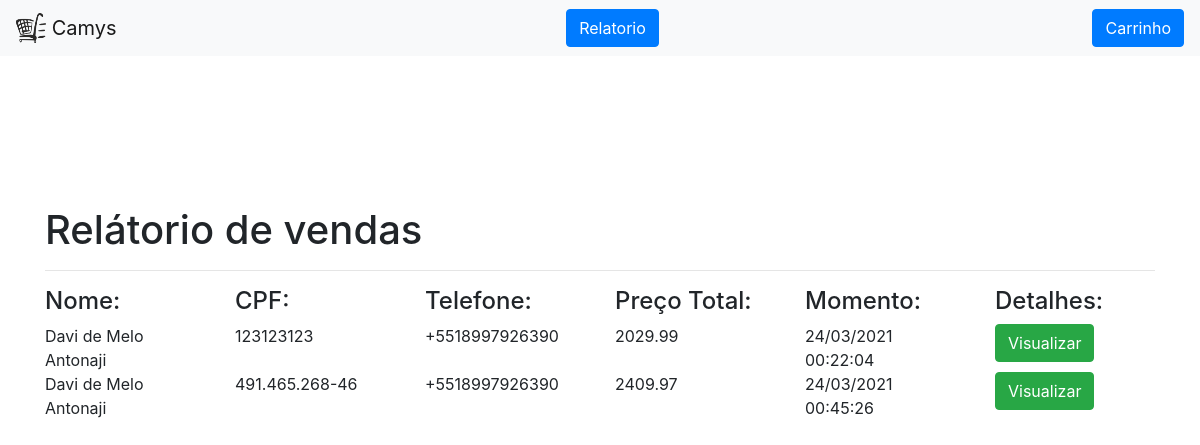
Page /relatorio.php on the committed database.
### tables this page shows
CREATE TABLE `vendas` (
  `venda_id` int(11) NOT NULL,
  `carrinho_id` int(11) NOT NULL,
  `momento` datetime NOT NULL,
  `preco_total` double NOT NULL
);

CREATE TABLE `carrinhos` (
  `carrinho_id` int(11) NOT NULL,
  `carrinho_nome` text NOT NULL,
  `carrinho_tel` text NOT NULL,
  `carrinho_cpf` text NOT NULL
);

### relatorio.php (the view, shortened to what this page needs)
<!doctype html>
<html>
    <head>
        <link rel="stylesheet" href="style.css">
    <link rel="stylesheet" href="https://stackpath.bootstrapcdn.com/bootstrap/4.3.1/css/bootstrap.min.css">
    </head>
    <body>
    <?php include "header.php" ?>
    <div class="container-fluid header">
               <div class="container" style="margin-top:150px;">
               <h1>Relátorio de vendas</h1>
               <hr>
               <div class="row">
               <div class="col-md-2">
               <h4>Nome:</h4>
               </div>
               <div class="col-md-2">
                <h4> CPF:</h4>
               </div>
               <div class="col-md-2">
               <h4>Telefone:</h4>
               </div>
                <div class="col-md-2">
                <h4>Preço Total:</h4>
                </div>
                <div class="col-md-2">
                <h4>Momento:</h4>
                </div>
                <div class="col-md-2">
                <h4> Detalhes:</h4>
                </div>
               <?php
           include "controllers/Connection.php";
           $sql = "SELECT vendas.venda_id, vendas.carrinho_id, vendas.momento,vendas.preco_total, carrinhos.carrinho_nome,carrinhos.carrinho_tel,carrinhos.carrinho_cpf FROM vendas INNER JOIN carrinhos ON carrinhos.carrinho_id = vendas.carrinho_id;";
           $stmt = $conexao->prepare($sql);
           $stmt->execute();
           $res = $stmt->fetchAll();
           foreach($res as $linha) {
               ?>
                 <div class="col-md-2">
                 <?=$linha["carrinho_nome"]?>
               </div>
               <div class="col-md-2">
               <?=$linha["carrinho_cpf"]?>
               </div>
               <div class="col-md-2">
               <?=$linha["carrinho_tel"]?>
               </div>
                <div class="col-md-2">
                <?=$linha["preco_total"]?>
                </div>
                <div class="col-md-2">
                <?=date("d/m/Y H:i:s",strtotime($linha["momento"]))?>
                </div>
                <div class="col-md-2">
                <button onclick="visualizar('<?=$linha["carrinho_id"]?>')" class="btn btn-success">Visualizar</button>
                </div>
               <?
           }
           ?>
        </div>
               </div>
    </div>
    </body>
</html>

### style.css (style rules this page uses)
body { margin: 0px; background-color: #CCCCCC; }

### rows in the picture
vendas: carrinho.carrinho_nome "Davi de Melo Antonaji", carrinho.carrinho_cpf "123123123", carrinho.carrinho_tel "+5518997926390", preco_total "2029.99", momento "24/03/2021 00:22:04"
vendas: carrinho.carrinho_nome "Davi de Melo Antonaji", carrinho.carrinho_cpf "491.465.268-46", carrinho.carrinho_tel "+5518997926390", preco_total "2409.97", momento "24/03/2021 00:45:26"
